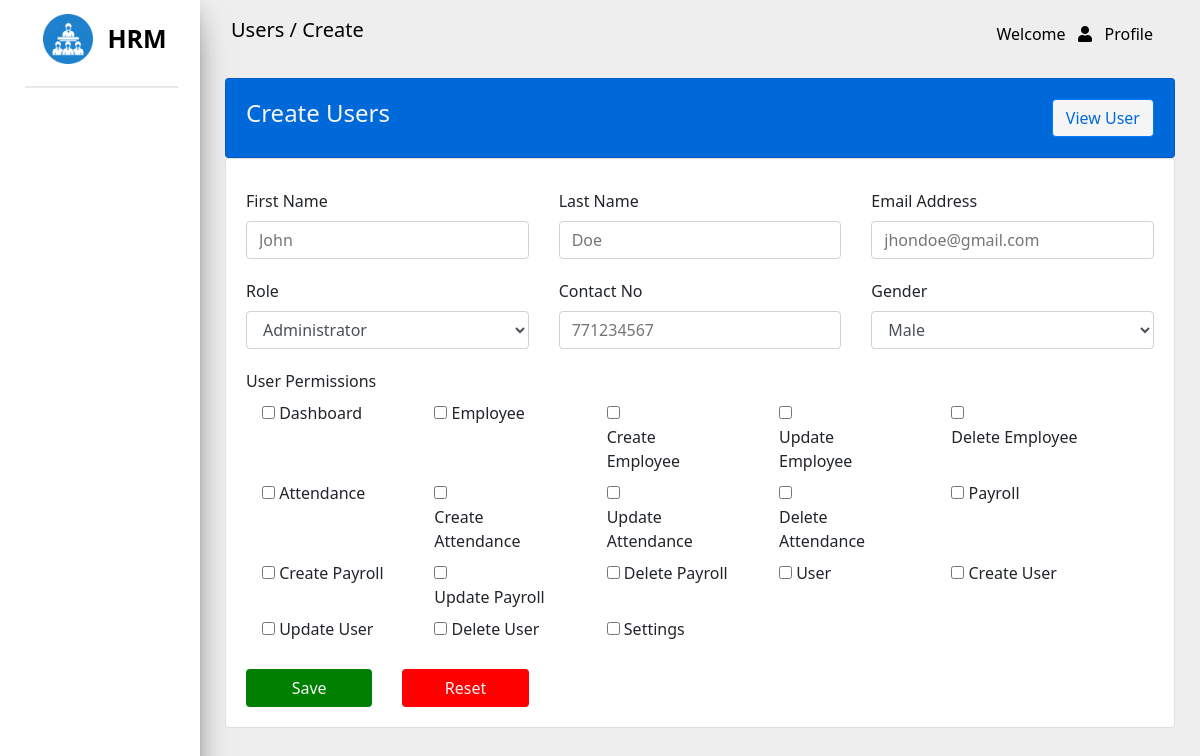
The page /pages/users/create.php on the database as committed earlier.
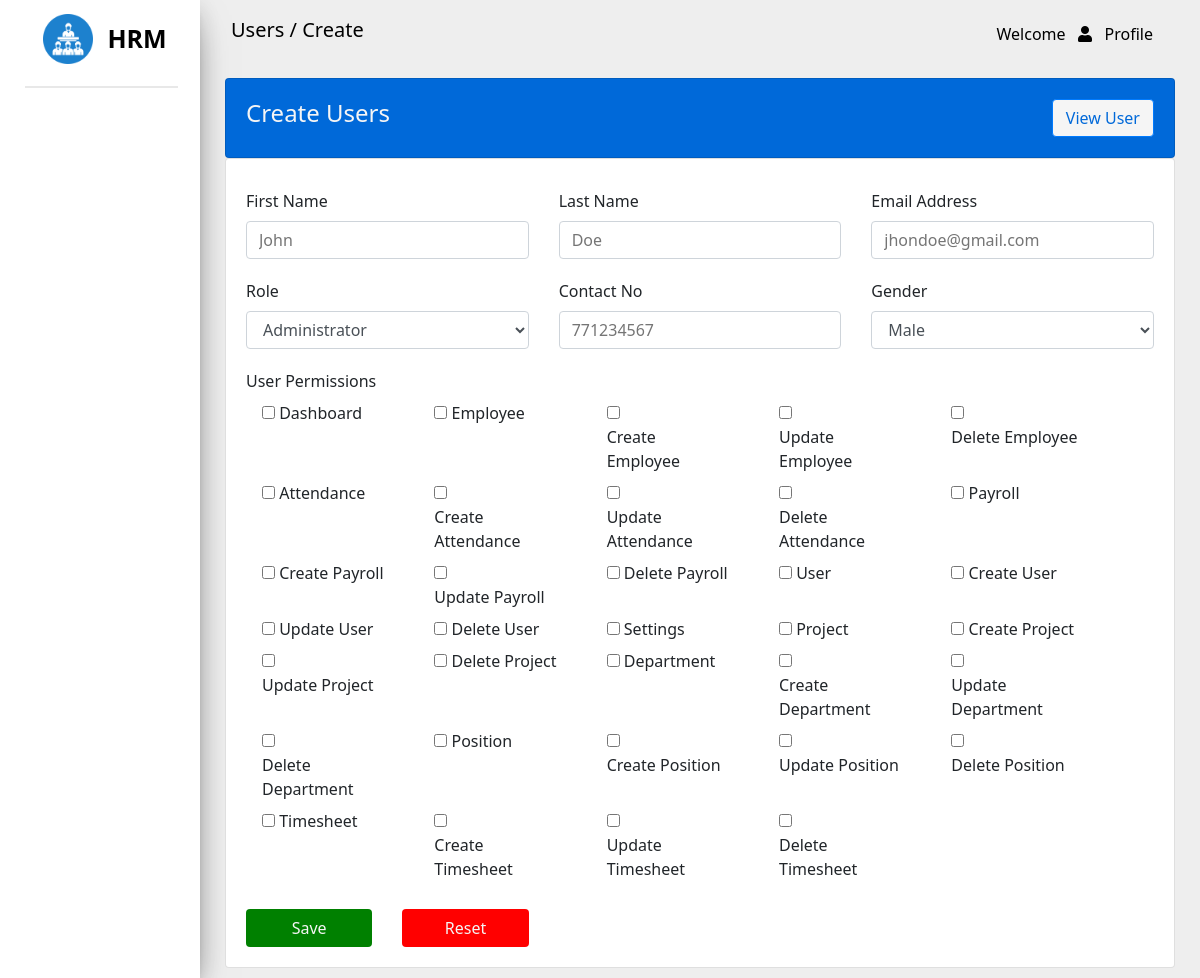
The same page on the database as committed later.
### tables this page shows
CREATE TABLE IF NOT EXISTS `features` (
  `id` int NOT NULL AUTO_INCREMENT,
  `featurename` varchar(65) NOT NULL,
  `code` varchar(65) NOT NULL,
  PRIMARY KEY (`id`)
);

### core/services/user-service.php (called while the page is built, shortened)
<?php
    function getAllFeatures($conn) {
        $query = "SELECT * FROM features ORDER BY 1 ASC";
        return $conn->query($query);
    }
?>

### pages/users/create.php (the view, shortened to what the changed rows need)
<?php
    require '../../core/services/user-service.php';
?>
<!DOCTYPE html>
<html lang="en">
<head>
    <link rel="stylesheet" href="https://use.fontawesome.com/releases/v5.7.0/css/all.css"
>
    <link rel="stylesheet" href="../../assets/css/common.css" />
    <link rel="stylesheet" href="../../assets/css/users.css" />
</head>
<body>
    <div class="row max-width">
        <div class="col-md-10 nav-content">
            <div class="column maintain-paddings">
                <div class="card">
                    <div class="create-form">
                        <form method="POST" action="../../core/services/user-service.php">
                            <div class="row extra-row">
                                <div class="col-md-12 top-margin">
                                    <div class="row">
                                        <?php
                                            $result = getAllFeatures($conn);
                                            while($row = mysqli_fetch_assoc($result)) {
                                        ?>
                                        <div class="col-md-2 form-check form-check-inline">
                                            <input class="form-check-input" type="checkbox"
                                                name="<?php echo $row["code"]?>" value="1"
                                                id="<?php echo $row["id"]?>">
                                            <label class="form-check-label">
                                                <?php echo $row["featurename"];?>
                                            </label>
                                        </div>
                                        <?php
                                            }
                                        ?>
                                    </div>
                                </div>
                            </div>
                        </form>
                    </div>
                </div>
            </div>
        </div>
    </div>
</body>
</html>

Rows that differ between the two databases and show on the page:
added features: featurename "Project"
added features: featurename "Create Project"
added features: featurename "Update Project"
added features: featurename "Delete Project"
added features: featurename "Department"
added features: featurename "Create Department"
added features: featurename "Update Department"
added features: featurename "Delete Department"
added features: featurename "Position"
added features: featurename "Create Position"
added features: featurename "Update Position"
added features: featurename "Delete Position"
added features: featurename "Timesheet"
added features: featurename "Create Timesheet"
added features: featurename "Update Timesheet"
added features: featurename "Delete Timesheet"
